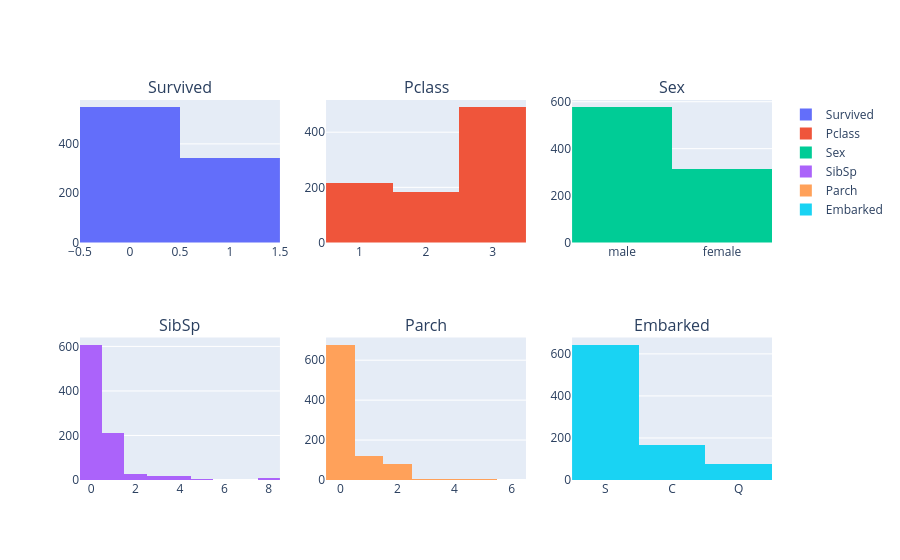

This figure's notebook cell:
### Code cell
from plotly.subplots import make_subplots
fig = make_subplots(rows=2, cols=3, subplot_titles=cat_cols)
for i, col in enumerate(cat_cols):
    fig.add_trace(go.Histogram(x=df[col], name=col), row=i//3+1, col=i%3+1)

fig.show()

### Figure 1 — Plotly figure (JSON) as saved in the notebook; plotly's stock layout.template omitted (floating-point values rounded to 4 significant figures; data arrays with more than 128 entries replaced by an {"elided": "..."} marker saying what was removed)
{"data": [{"name": "Survived", "type": "histogram", "x": {"elided": "891 int values"}, "xaxis": "x", "yaxis": "y"}, {"name": "Pclass", "type": "histogram", "x": {"elided": "891 int values"}, "xaxis": "x2", "yaxis": "y2"}, {"name": "Sex", "type": "histogram", "x": {"elided": "891 str values"}, "xaxis": "x3", "yaxis": "y3"}, {"name": "SibSp", "type": "histogram", "x": {"elided": "891 int values"}, "xaxis": "x4", "yaxis": "y4"}, {"name": "Parch", "type": "histogram", "x": {"elided": "891 int values"}, "xaxis": "x5", "yaxis": "y5"}, {"name": "Embarked", "type": "histogram", "x": {"elided": "891 str values"}, "xaxis": "x6", "yaxis": "y6"}], "layout": {"annotations": [{"font": {"size": 16}, "showarrow": false, "text": "Survived", "x": 0.1444, "xanchor": "center", "xref": "paper", "y": 1, "yanchor": "bottom", "yref": "paper"}, {"font": {"size": 16}, "showarrow": false, "text": "Pclass", "x": 0.5, "xanchor": "center", "xref": "paper", "y": 1, "yanchor": "bottom", "yref": "paper"}, {"font": {"size": 16}, "showarrow": false, "text": "Sex", "x": 0.8556, "xanchor": "center", "xref": "paper", "y": 1, "yanchor": "bottom", "yref": "paper"}, {"font": {"size": 16}, "showarrow": false, "text": "SibSp", "x": 0.1444, "xanchor": "center", "xref": "paper", "y": 0.375, "yanchor": "bottom", "yref": "paper"}, {"font": {"size": 16}, "showarrow": false, "text": "Parch", "x": 0.5, "xanchor": "center", "xref": "paper", "y": 0.375, "yanchor": "bottom", "yref": "paper"}, {"font": {"size": 16}, "showarrow": false, "text": "Embarked", "x": 0.8556, "xanchor": "center", "xref": "paper", "y": 0.375, "yanchor": "bottom", "yref": "paper"}], "xaxis": {"anchor": "y", "domain": [0, 0.2889]}, "xaxis2": {"anchor": "y2", "domain": [0.3556, 0.6444]}, "xaxis3": {"anchor": "y3", "domain": [0.7111, 1]}, "xaxis4": {"anchor": "y4", "domain": [0, 0.2889]}, "xaxis5": {"anchor": "y5", "domain": [0.3556, 0.6444]}, "xaxis6": {"anchor": "y6", "domain": [0.7111, 1]}, "yaxis": {"anchor": "x", "domain": [0.625, 1]}, "yaxis2": {"anchor": "x2", "domain": [0.625, 1]}, "yaxis3": {"anchor": "x3", "domain": [0.625, 1]}, "yaxis4": {"anchor": "x4", "domain": [0, 0.375]}, "yaxis5": {"anchor": "x5", "domain": [0, 0.375]}, "yaxis6": {"anchor": "x6", "domain": [0, 0.375]}}}
